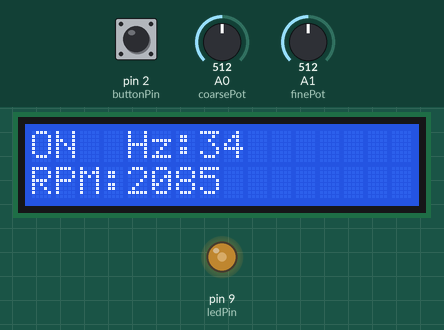
Bench run of a program on a simulated Arduino Nano, built with avr-gcc and run on an emulated ATmega328P. Shown: 16×2 character LCD, output pins drawn as LEDs (lit = HIGH). Dashed ring = blinking. The inputs (shaded band) are chosen by the test bench; at power-on: pin 2 (buttonPin) HIGH, A1 (finePot) = 512, A0 (coarsePot) = 512.

Above: at 2.45 s.
2.5 s: pin 2 (buttonPin) pulled LOW for 0.15 s
At 3.7 s:
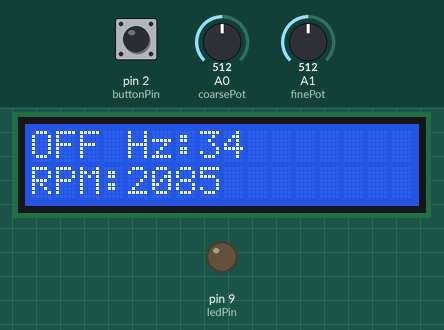
4.1 s: pin 2 (buttonPin) pulled LOW for 1 s
At 4.56 s:
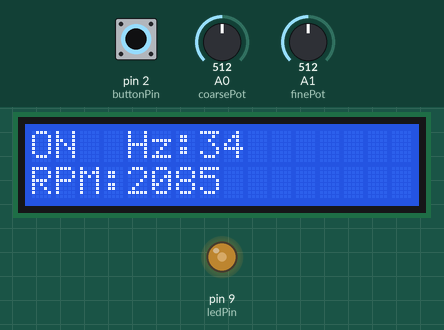
5.7 s: A1 (finePot) set to 716
At 6.61 s:
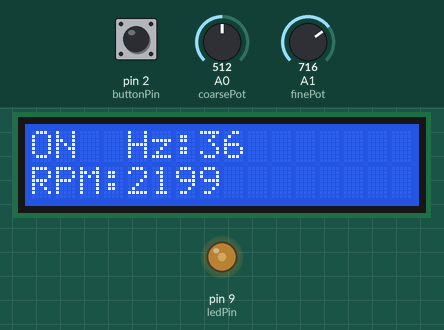
8.3 s: A0 (coarsePot) set to 306
At 9.4 s:
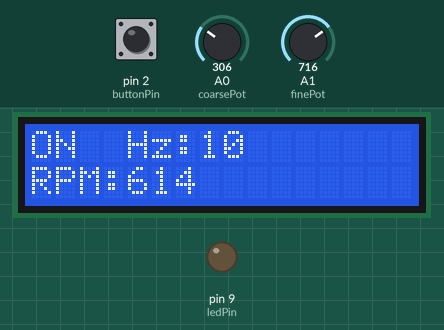
10.1 s: A0 (coarsePot) set to 122
At 11.02 s:
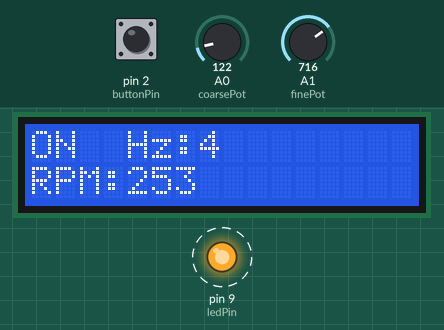
11.7 s: A1 (finePot) set to 900
At 12.26 s:
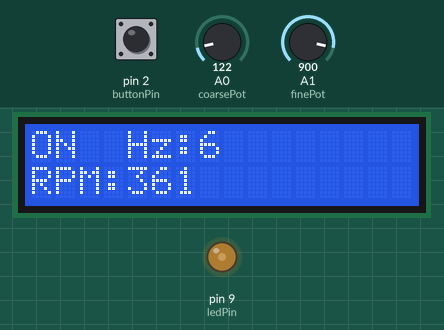
Timing chart, 0 to 14.3 s (numbered marks = the images above; inputs shaded):
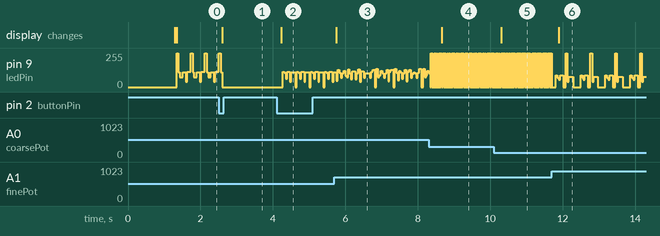

Measured:
- after the input at 2.5 s, the display: changes after 0.10 s (image 1)
- after the input at 4.1 s, pin 9 (ledPin): 0/255 → 114/255 after 0.17 s, then repeats every 0.39 s: 107/255 0.04 s, 62/255 0.04 s, 114/255 0.08 s, 41/255 0.04 s, 110/255 0.10 s, 0/255 0.05 s, 114/255 0.04 s; the display: changes after 0.12 s (image 2)
- after the input at 5.7 s, the display: changes after 0.05 s (image 3)
- after the input at 8.3 s, the display: changes after 0.36 s (image 4)
- after the input at 10.1 s, pin 9 (ledPin): alternates 255/255 for 0.01 s and 0/255 for 0.01 s, starting after 0.13 s; the display: changes after 0.20 s (image 5)
- after the input at 11.7 s, the display: changes after 0.19 s (image 6)

The program:

main.cpp
```cpp
#include <Arduino.h>
#include <Wire.h>
#include <LiquidCrystal_I2C.h>
#include <math.h>

LiquidCrystal_I2C lcd(0x27, 16, 2);

// Піни
const int ledPin = 9;
const int coarsePot = A0; // базова частота
const int finePot   = A1; // зсув

const int buttonPin = 2;

// Діапазон
const float minFreq = 1.0;
const float maxFreq = 1200.0;

// Стан
bool strobeEnabled = true;

// кнопка
bool lastButtonState = HIGH;
bool lastStableButtonState = HIGH;
unsigned long lastDebounceTime = 0;
const int debounceDelay = 50;

// LCD
unsigned long lastDisplayUpdate = 0;
const int displayInterval = 120;

void setup() {
  pinMode(ledPin, OUTPUT);
  pinMode(buttonPin, INPUT_PULLUP);

  lcd.init();
  lcd.backlight();

  lcd.setCursor(0, 0);
  lcd.print("STROBOSCOPE");
  lcd.setCursor(0, 1);
  lcd.print("READY");

  delay(1200);
  lcd.clear();
}

void loop() {

  // ======================
  // КНОПКА ON/OFF
  // ======================
  bool reading = digitalRead(buttonPin);

  if (reading != lastButtonState) {
    lastDebounceTime = millis();
  }

  if ((millis() - lastDebounceTime) > debounceDelay) {

    if (reading != lastStableButtonState) {
      lastStableButtonState = reading;

      if (lastStableButtonState == LOW) {
        strobeEnabled = !strobeEnabled;
      }
    }
  }

  lastButtonState = reading;

  // ======================
  // ГРУБА частота
  // ======================
  int coarseValue = analogRead(coarsePot);

  float normalized = coarseValue / 1023.0;

  float baseFreq =
      minFreq * pow(maxFreq / minFreq, normalized);

  // ======================
  // ЗСУВ (fine pot)
  // ======================
  int fineValue = analogRead(finePot);

  float offset =
      map(fineValue, 0, 1023, -50, 50) / 10.0; // -5 .. +5 Hz

  float freq = baseFreq + offset;

  // обмеження
  if (freq < minFreq) freq = minFreq;
  if (freq > maxFreq) freq = maxFreq;

  // ======================
  // RPM
  // ======================
  unsigned long rpm = freq * 60.0;

  // ======================
  // період
  // ======================
  unsigned long period = 1000000.0 / freq;

  // duty
  unsigned long onTime;

  if (freq < 20) onTime = period / 3;
  else if (freq < 100) onTime = period / 5;
  else onTime = period / 10;

  unsigned long offTime = period - onTime;

  // ======================
  // LED
  // ======================
  if (strobeEnabled) {
    digitalWrite(ledPin, HIGH);
    delayMicroseconds(onTime);

    digitalWrite(ledPin, LOW);
    delayMicroseconds(offTime);
  } else {
    digitalWrite(ledPin, LOW);
    delay(5);
  }

  // ======================
  // LCD
  // ======================
  if (millis() - lastDisplayUpdate > displayInterval) {

    lastDisplayUpdate = millis();

    lcd.setCursor(0, 0);
    lcd.print(strobeEnabled ? "ON  Hz:" : "OFF Hz:");

    lcd.print((int)freq);
    lcd.print("   ");

    lcd.setCursor(0, 1);
    lcd.print("RPM:");
    lcd.print(rpm);
    lcd.print("    ");
  }
}
```
